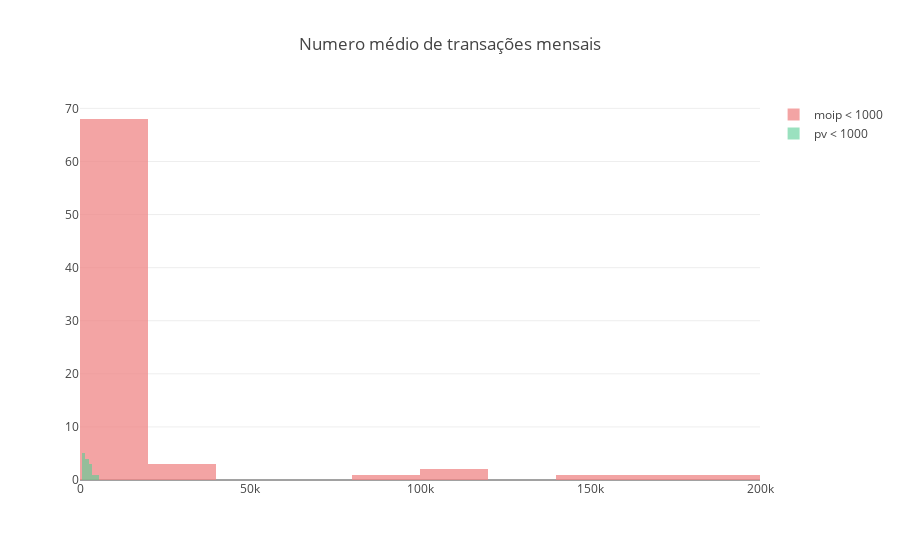

This figure's notebook cell:
### Code cell
d1 = dfm[(dfm['numero_transacoes']>=1000) & (dfm['numero_transacoes']<200000)]
trace1 = go.Histogram(
    x = d1['numero_transacoes'],
    marker = dict(color="rgb(240,134,134)"),
    name = "moip < 1000",
    opacity = 0.75,
#     xbins = dict(
#             start = d1['numero_transacoes'].min(),
#             end = d1['numero_transacoes'].max(),
            
#     )
)
d1 = dfp[(dfp['numero_transacoes']>=1000) & (dfp['numero_transacoes']<20000)]
trace2 = go.Histogram(
    x = d1['numero_transacoes'],
    marker = dict(color="rgb(88,206,149)"),
    name = "pv < 1000",
    opacity=0.6
)
layout = go.Layout(title="Numero médio de transações mensais", barmode='overlay')
fig = go.Figure(data=[trace1, trace2], layout=layout)
iplot(fig)

### Figure 1 — Plotly figure (JSON) as saved in the notebook; plotly's stock layout.template omitted (floating-point values rounded to 4 significant figures)
{"data": [{"marker": {"color": "rgb(240,134,134)"}, "name": "moip < 1000", "opacity": 0.75, "type": "histogram", "uid": "34e60b10-4f41-4ec9-b4fa-25fc146deaa7", "x": [1680.0, 1008.0, 85340.0, 1565.0, 1411.0, 1192.0, 1280.0, 196600.0, 3158.0, 17500.0, 12460.0, 1808.0, 2659.0, 22280.0, 1206.0, 5444.0, 1356.0, 3803.0, 2351.0, 5483.0, 1890.0, 1640.0, 1274.0, 1299.0, 6740.0, 4453.0, 1574.0, 2922.0, 1007.0, 2170.0, 106500.0, 2292.0, 10310.0, 2848.0, 1103.0, 12810.0, 1804.0, 22940.0, 1865.0, 2469.0, 1668, 100600.0, 1644.0, 2570.0, 1664.0, 5775.0, 25260.0, 11900.0, 1189.0, 1757.0, 1292.0, 7726.0, 1303.0, 1683.0, 2684.0, 6161.0, 8187.0, 170200.0, 1738.0, 1689.0, 1164.0, 1087.0, 1147.0, 1792.0, 2898.0, 1084.0, 1445.0, 1620.0, 14870.0, 1276.0, 1559.0, 6229.0, 2187.0, 2224.0, 2034.0, 157500.0, 1698.0]}, {"marker": {"color": "rgb(88,206,149)"}, "name": "pv < 1000", "opacity": 0.6, "type": "histogram", "uid": "7f8ab76b-5b99-4986-bf99-222b7b5016c4", "x": [1053, 1054.0, 2708.0, 4332.0, 1331.0, 1437.0, 3292.0, 1008.0, 1589.0, 2155.0, 1796.0, 1941.0, 3082, 4927.0]}], "layout": {"barmode": "overlay", "title": {"text": "Numero médio de transações mensais"}}}
